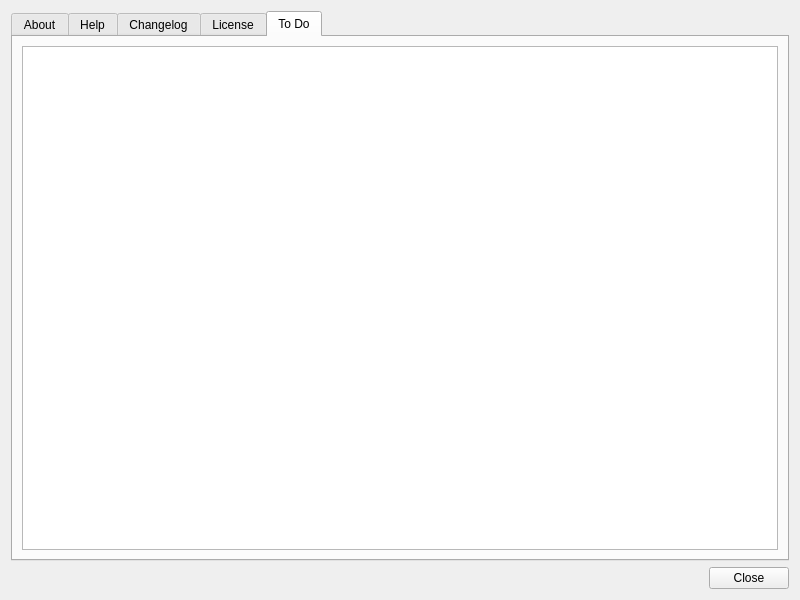
<?xml version="1.0" encoding="UTF-8"?>
<ui version="4.0">
 <class>DlgHelp</class>
 <widget class="QWidget" name="DlgHelp">
  <property name="geometry">
   <rect>
    <x>0</x>
    <y>0</y>
    <width>800</width>
    <height>600</height>
   </rect>
  </property>
  <property name="minimumSize">
   <size>
    <width>800</width>
    <height>600</height>
   </size>
  </property>
  <property name="windowTitle">
   <string>About TBI</string>
  </property>
  <layout class="QVBoxLayout" name="verticalLayout">
   <item>
    <widget class="QTabWidget" name="Tabs">
     <property name="currentIndex">
      <number>4</number>
     </property>
     <widget class="QWidget" name="TabAbout">
      <attribute name="title">
       <string>About</string>
      </attribute>
      <layout class="QVBoxLayout" name="verticalLayout_3">
       <item>
        <widget class="QPlainTextEdit" name="TextEditAbout">
         <property name="font">
          <font>
           <family>Consolas</family>
          </font>
         </property>
         <property name="plainText">
          <string/>
         </property>
        </widget>
       </item>
      </layout>
     </widget>
     <widget class="QWidget" name="TabHelp">
      <attribute name="title">
       <string>Help</string>
      </attribute>
      <layout class="QVBoxLayout" name="verticalLayout_6">
       <item>
        <widget class="QPlainTextEdit" name="TextEditHelp">
         <property name="font">
          <font>
           <family>Consolas</family>
          </font>
         </property>
        </widget>
       </item>
      </layout>
     </widget>
     <widget class="QWidget" name="TabChangelog">
      <attribute name="title">
       <string>Changelog</string>
      </attribute>
      <layout class="QVBoxLayout" name="verticalLayout_4">
       <item>
        <widget class="QPlainTextEdit" name="TextEditChangelog">
         <property name="font">
          <font>
           <family>Consolas</family>
          </font>
         </property>
        </widget>
       </item>
      </layout>
     </widget>
     <widget class="QWidget" name="TabLicense">
      <attribute name="title">
       <string>License</string>
      </attribute>
      <layout class="QVBoxLayout" name="verticalLayout_2">
       <item>
        <widget class="QPlainTextEdit" name="TextEditLicense">
         <property name="plainText">
          <string>                    GNU GENERAL PUBLIC LICENSE
                       Version 3, 29 June 2007

 Copyright (C) 2007 Free Software Foundation, Inc. &lt;https://fsf.org/&gt;
 Everyone is permitted to copy and distribute verbatim copies
 of this license document, but changing it is not allowed.

                            Preamble

  The GNU General Public License is a free, copyleft license for
software and other kinds of works.

  The licenses for most software and other practical works are designed
to take away your freedom to share and change the works.  By contrast,
the GNU General Public License is intended to guarantee your freedom to
share and change all versions of a program--to make sure it remains free
software for all its users.  We, the Free Software Foundation, use the
GNU General Public License for most of our software; it applies also to
any other work released this way by its authors.  You can apply it to
your programs, too.

  When we speak of free software, we are referring to freedom, not
price.  Our General Public Licenses are designed to make sure that you
have the freedom to distribute copies of free software (and charge for
them if you wish), that you receive source code or can get it if you
want it, that you can change the software or use pieces of it in new
free programs, and that you know you can do these things.

  To protect your rights, we need to prevent others from denying you
these rights or asking you to surrender the rights.  Therefore, you have
certain responsibilities if you distribute copies of the software, or if
you modify it: responsibilities to respect the freedom of others.

  For example, if you distribute copies of such a program, whether
gratis or for a fee, you must pass on to the recipients the same
freedoms that you received.  You must make sure that they, too, receive
or can get the source code.  And you must show them these terms so they
know their rights.

  Developers that use the GNU GPL protect your rights with two steps:
(1) assert copyright on the software, and (2) offer you this License
giving you legal permission to copy, distribute and/or modify it.

  For the developers' and authors' protection, the GPL clearly explains
that there is no warranty for this free software.  For both users' and
authors' sake, the GPL requires that modified versions be marked as
changed, so that their problems will not be attributed erroneously to
authors of previous versions.

  Some devices are designed to deny users access to install or run
modified versions of the software inside them, although the manufacturer
can do so.  This is fundamentally incompatible with the aim of
protecting users' freedom to change the software.  The systematic
pattern of such abuse occurs in the area of products for individuals to
use, which is precisely where it is most unacceptable.  Therefore, we
have designed this version of the GPL to prohibit the practice for those
products.  If such problems arise substantially in other domains, we
stand ready to extend this provision to those domains in future versions
of the GPL, as needed to protect the freedom of users.

  Finally, every program is threatened constantly by software patents.
States should not allow patents to restrict development and use of
software on general-purpose computers, but in those that do, we wish to
avoid the special danger that patents applied to a free program could
make it effectively proprietary.  To prevent this, the GPL assures that
patents cannot be used to render the program non-free.

  The precise terms and conditions for copying, distribution and
modification follow.

                       TERMS AND CONDITIONS

  0. Definitions.

  &quot;This License&quot; refers to version 3 of the GNU General Public License.

  &quot;Copyright&quot; also means copyright-like laws that apply to other kinds of
works, such as semiconductor masks.

  &quot;The Program&quot; refers to any copyrightable work licensed under this
License.  Each licensee is addressed as &quot;you&quot;.  &quot;Licensees&quot; and
&quot;recipients&quot; may be individuals or organizations.

  To &quot;modify&quot; a work means to copy from or adapt all or part of the work
in a fashion requiring copyright permission, other than the making of an
exact copy.  The resulting work is called a &quot;modified version&quot; of the
earlier work or a work &quot;based on&quot; the earlier work.

  A &quot;covered work&quot; means either the unmodified Program or a work based
on the Program.

  To &quot;propagate&quot; a work means to do anything with it that, without
permission, would make you directly or secondarily liable for
infringement under applicable copyright law, except executing it on a
computer or modifying a private copy.  Propagation includes copying,
distribution (with or without modification), making available to the
public, and in some countries other activities as well.

  To &quot;convey&quot; a work means any kind of propagation that enables other
parties to make or receive copies.  Mere interaction with a user through
a computer network, with no transfer of a copy, is not conveying.

  An interactive user interface displays &quot;Appropriate Legal Notices&quot;
to the extent that it includes a convenient and prominently visible
feature that (1) displays an appropriate copyright notice, and (2)
tells the user that there is no warranty for the work (except to the
extent that warranties are provided), that licensees may convey the
work under this License, and how to view a copy of this License.  If
the interface presents a list of user commands or options, such as a
menu, a prominent item in the list meets this criterion.

  1. Source Code.

  The &quot;source code&quot; for a work means the preferred form of the work
for making modifications to it.  &quot;Object code&quot; means any non-source
form of a work.

  A &quot;Standard Interface&quot; means an interface that either is an official
standard defined by a recognized standards body, or, in the case of
interfaces specified for a particular programming language, one that
is widely used among developers working in that language.

  The &quot;System Libraries&quot; of an executable work include anything, other
than the work as a whole, that (a) is included in the normal form of
packaging a Major Component, but which is not part of that Major
Component, and (b) serves only to enable use of the work with that
Major Component, or to implement a Standard Interface for which an
implementation is available to the public in source code form.  A
&quot;Major Component&quot;, in this context, means a major essential component
(kernel, window system, and so on) of the specific operating system
(if any) on which the executable work runs, or a compiler used to
produce the work, or an object code interpreter used to run it.

  The &quot;Corresponding Source&quot; for a work in object code form means all
the source code needed to generate, install, and (for an executable
work) run the object code and to modify the work, including scripts to
control those activities.  However, it does not include the work's
System Libraries, or general-purpose tools or generally available free
programs which are used unmodified in performing those activities but
which are not part of the work.  For example, Corresponding Source
includes interface definition files associated with source files for
the work, and the source code for shared libraries and dynamically
linked subprograms that the work is specifically designed to require,
such as by intimate data communication or control flow between those
subprograms and other parts of the work.

  The Corresponding Source need not include anything that users
can regenerate automatically from other parts of the Corresponding
Source.

  The Corresponding Source for a work in source code form is that
same work.

  2. Basic Permissions.

  All rights granted under this License are granted for the term of
copyright on the Program, and are irrevocable provided the stated
conditions are met.  This License explicitly affirms your unlimited
permission to run the unmodified Program.  The output from running a
covered work is covered by this License only if the output, given its
content, constitutes a covered work.  This License acknowledges your
rights of fair use or other equivalent, as provided by copyright law.

  You may make, run and propagate covered works that you do not
convey, without conditions so long as your license otherwise remains
in force.  You may convey covered works to others for the sole purpose
of having them make modifications exclusively for you, or provide you
with facilities for running those works, provided that you comply with
the terms of this License in conveying all material for which you do
not control copyright.  Those thus making or running the covered works
for you must do so exclusively on your behalf, under your direction
and control, on terms that prohibit them from making any copies of
your copyrighted material outside their relationship with you.

  Conveying under any other circumstances is permitted solely under
the conditions stated below.  Sublicensing is not allowed; section 10
makes it unnecessary.

  3. Protecting Users' Legal Rights From Anti-Circumvention Law.

  No covered work shall be deemed part of an effective technological
measure under any applicable law fulfilling obligations under article
11 of the WIPO copyright treaty adopted on 20 December 1996, or
similar laws prohibiting or restricting circumvention of such
measures.

  When you convey a covered work, you waive any legal power to forbid
circumvention of technological measures to the extent such circumvention
is effected by exercising rights under this License with respect to
the covered work, and you disclaim any intention to limit operation or
modification of the work as a means of enforcing, against the work's
users, your or third parties' legal rights to forbid circumvention of
technological measures.

  4. Conveying Verbatim Copies.

  You may convey verbatim copies of the Program's source code as you
receive it, in any medium, provided that you conspicuously and
appropriately publish on each copy an appropriate copyright notice;
keep intact all notices stating that this License and any
non-permissive terms added in accord with section 7 apply to the code;
keep intact all notices of the absence of any warranty; and give all
recipients a copy of this License along with the Program.

  You may charge any price or no price for each copy that you convey,
and you may offer support or warranty protection for a fee.

  5. Conveying Modified Source Versions.

  You may convey a work based on the Program, or the modifications to
produce it from the Program, in the form of source code under the
terms of section 4, provided that you also meet all of these conditions:

    a) The work must carry prominent notices stating that you modified
    it, and giving a relevant date.

    b) The work must carry prominent notices stating that it is
    released under this License and any conditions added under section
    7.  This requirement modifies the requirement in section 4 to
    &quot;keep intact all notices&quot;.

    c) You must license the entire work, as a whole, under this
    License to anyone who comes into possession of a copy.  This
    License will therefore apply, along with any applicable section 7
    additional terms, to the whole of the work, and all its parts,
    regardless of how they are packaged.  This License gives no
    permission to license the work in any other way, but it does not
    invalidate such permission if you have separately received it.

    d) If the work has interactive user interfaces, each must display
    Appropriate Legal Notices; however, if the Program has interactive
    interfaces that do not display Appropriate Legal Notices, your
    work need not make them do so.

  A compilation of a covered work with other separate and independent
works, which are not by their nature extensions of the covered work,
and which are not combined with it such as to form a larger program,
in or on a volume of a storage or distribution medium, is called an
&quot;aggregate&quot; if the compilation and its resulting copyright are not
used to limit the access or legal rights of the compilation's users
beyond what the individual works permit.  Inclusion of a covered work
in an aggregate does not cause this License to apply to the other
parts of the aggregate.

  6. Conveying Non-Source Forms.

  You may convey a covered work in object code form under the terms
of sections 4 and 5, provided that you also convey the
machine-readable Corresponding Source under the terms of this License,
in one of these ways:

    a) Convey the object code in, or embodied in, a physical product
    (including a physical distribution medium), accompanied by the
    Corresponding Source fixed on a durable physical medium
    customarily used for software interchange.

    b) Convey the object code in, or embodied in, a physical product
    (including a physical distribution medium), accompanied by a
    written offer, valid for at least three years and valid for as
    long as you offer spare parts or customer support for that product
    model, to give anyone who possesses the object code either (1) a
    copy of the Corresponding Source for all the software in the
    product that is covered by this License, on a durable physical
    medium customarily used for software interchange, for a price no
    more than your reasonable cost of physically performing this
    conveying of source, or (2) access to copy the
    Corresponding Source from a network server at no charge.

    c) Convey individual copies of the object code with a copy of the
    written offer to provide the Corresponding Source.  This
    alternative is allowed only occasionally and noncommercially, and
    only if you received the object code with such an offer, in accord
    with subsection 6b.

    d) Convey the object code by offering access from a designated
    place (gratis or for a charge), and offer equivalent access to the
    Corresponding Source in the same way through the same place at no
    further charge.  You need not require recipients to copy the
    Corresponding Source along with the object code.  If the place to
    copy the object code is a network server, the Corresponding Source
    may be on a different server (operated by you or a third party)
    that supports equivalent copying facilities, provided you maintain
    clear directions next to the object code saying where to find the
    Corresponding Source.  Regardless of what server hosts the
    Corresponding Source, you remain obligated to ensure that it is
    available for as long as needed to satisfy these requirements.

    e) Convey the object code using peer-to-peer transmission, provided
    you inform other peers where the object code and Corresponding
    Source of the work are being offered to the general public at no
    charge under subsection 6d.

  A separable portion of the object code, whose source code is excluded
from the Corresponding Source as a System Library, need not be
included in conveying the object code work.

  A &quot;User Product&quot; is either (1) a &quot;consumer product&quot;, which means any
tangible personal property which is normally used for personal, family,
or household purposes, or (2) anything designed or sold for incorporation
into a dwelling.  In determining whether a product is a consumer product,
doubtful cases shall be resolved in favor of coverage.  For a particular
product received by a particular user, &quot;normally used&quot; refers to a
typical or common use of that class of product, regardless of the status
of the particular user or of the way in which the particular user
actually uses, or expects or is expected to use, the product.  A product
is a consumer product regardless of whether the product has substantial
commercial, industrial or non-consumer uses, unless such uses represent
the only significant mode of use of the product.

  &quot;Installation Information&quot; for a User Product means any methods,
procedures, authorization keys, or other information required to install
and execute modified versions of a covered work in that User Product from
a modified version of its Corresponding Source.  The information must
suffice to ensure that the continued functioning of the modified object
code is in no case prevented or interfered with solely because
modification has been made.

  If you convey an object code work under this section in, or with, or
specifically for use in, a User Product, and the conveying occurs as
part of a transaction in which the right of possession and use of the
User Product is transferred to the recipient in perpetuity or for a
fixed term (regardless of how the transaction is characterized), the
Corresponding Source conveyed under this section must be accompanied
by the Installation Information.  But this requirement does not apply
if neither you nor any third party retains the ability to install
modified object code on the User Product (for example, the work has
been installed in ROM).

  The requirement to provide Installation Information does not include a
requirement to continue to provide support service, warranty, or updates
for a work that has been modified or installed by the recipient, or for
the User Product in which it has been modified or installed.  Access to a
network may be denied when the modification itself materially and
adversely affects the operation of the network or violates the rules and
protocols for communication across the network.

  Corresponding Source conveyed, and Installation Information provided,
in accord with this section must be in a format that is publicly
documented (and with an implementation available to the public in
source code form), and must require no special password or key for
unpacking, reading or copying.

  7. Additional Terms.

  &quot;Additional permissions&quot; are terms that supplement the terms of this
License by making exceptions from one or more of its conditions.
Additional permissions that are applicable to the entire Program shall
be treated as though they were included in this License, to the extent
that they are valid under applicable law.  If additional permissions
apply only to part of the Program, that part may be used separately
under those permissions, but the entire Program remains governed by
this License without regard to the additional permissions.

  When you convey a copy of a covered work, you may at your option
remove any additional permissions from that copy, or from any part of
it.  (Additional permissions may be written to require their own
removal in certain cases when you modify the work.)  You may place
additional permissions on material, added by you to a covered work,
for which you have or can give appropriate copyright permission.

  Notwithstanding any other provision of this License, for material you
add to a covered work, you may (if authorized by the copyright holders of
that material) supplement the terms of this License with terms:

    a) Disclaiming warranty or limiting liability differently from the
    terms of sections 15 and 16 of this License; or

    b) Requiring preservation of specified reasonable legal notices or
    author attributions in that material or in the Appropriate Legal
    Notices displayed by works containing it; or

    c) Prohibiting misrepresentation of the origin of that material, or
    requiring that modified versions of such material be marked in
    reasonable ways as different from the original version; or

    d) Limiting the use for publicity purposes of names of licensors or
    authors of the material; or

    e) Declining to grant rights under trademark law for use of some
    trade names, trademarks, or service marks; or

    f) Requiring indemnification of licensors and authors of that
    material by anyone who conveys the material (or modified versions of
    it) with contractual assumptions of liability to the recipient, for
    any liability that these contractual assumptions directly impose on
    those licensors and authors.

  All other non-permissive additional terms are considered &quot;further
restrictions&quot; within the meaning of section 10.  If the Program as you
received it, or any part of it, contains a notice stating that it is
governed by this License along with a term that is a further
restriction, you may remove that term.  If a license document contains
a further restriction but permits relicensing or conveying under this
License, you may add to a covered work material governed by the terms
of that license document, provided that the further restriction does
not survive such relicensing or conveying.

  If you add terms to a covered work in accord with this section, you
must place, in the relevant source files, a statement of the
additional terms that apply to those files, or a notice indicating
where to find the applicable terms.

  Additional terms, permissive or non-permissive, may be stated in the
form of a separately written license, or stated as exceptions;
the above requirements apply either way.

  8. Termination.

  You may not propagate or modify a covered work except as expressly
provided under this License.  Any attempt otherwise to propagate or
modify it is void, and will automatically terminate your rights under
this License (including any patent licenses granted under the third
paragraph of section 11).

  However, if you cease all violation of this License, then your
license from a particular copyright holder is reinstated (a)
provisionally, unless and until the copyright holder explicitly and
finally terminates your license, and (b) permanently, if the copyright
holder fails to notify you of the violation by some reasonable means
prior to 60 days after the cessation.

  Moreover, your license from a particular copyright holder is
reinstated permanently if the copyright holder notifies you of the
violation by some reasonable means, this is the first time you have
received notice of violation of this License (for any work) from that
copyright holder, and you cure the violation prior to 30 days after
your receipt of the notice.

  Termination of your rights under this section does not terminate the
licenses of parties who have received copies or rights from you under
this License.  If your rights have been terminated and not permanently
reinstated, you do not qualify to receive new licenses for the same
material under section 10.

  9. Acceptance Not Required for Having Copies.

  You are not required to accept this License in order to receive or
run a copy of the Program.  Ancillary propagation of a covered work
occurring solely as a consequence of using peer-to-peer transmission
to receive a copy likewise does not require acceptance.  However,
nothing other than this License grants you permission to propagate or
modify any covered work.  These actions infringe copyright if you do
not accept this License.  Therefore, by modifying or propagating a
covered work, you indicate your acceptance of this License to do so.

  10. Automatic Licensing of Downstream Recipients.

  Each time you convey a covered work, the recipient automatically
receives a license from the original licensors, to run, modify and
propagate that work, subject to this License.  You are not responsible
for enforcing compliance by third parties with this License.

  An &quot;entity transaction&quot; is a transaction transferring control of an
organization, or substantially all assets of one, or subdividing an
organization, or merging organizations.  If propagation of a covered
work results from an entity transaction, each party to that
transaction who receives a copy of the work also receives whatever
licenses to the work the party's predecessor in interest had or could
give under the previous paragraph, plus a right to possession of the
Corresponding Source of the work from the predecessor in interest, if
the predecessor has it or can get it with reasonable efforts.

  You may not impose any further restrictions on the exercise of the
rights granted or affirmed under this License.  For example, you may
not impose a license fee, royalty, or other charge for exercise of
rights granted under this License, and you may not initiate litigation
(including a cross-claim or counterclaim in a lawsuit) alleging that
any patent claim is infringed by making, using, selling, offering for
sale, or importing the Program or any portion of it.

  11. Patents.

  A &quot;contributor&quot; is a copyright holder who authorizes use under this
License of the Program or a work on which the Program is based.  The
work thus licensed is called the contributor's &quot;contributor version&quot;.

  A contributor's &quot;essential patent claims&quot; are all patent claims
owned or controlled by the contributor, whether already acquired or
hereafter acquired, that would be infringed by some manner, permitted
by this License, of making, using, or selling its contributor version,
but do not include claims that would be infringed only as a
consequence of further modification of the contributor version.  For
purposes of this definition, &quot;control&quot; includes the right to grant
patent sublicenses in a manner consistent with the requirements of
this License.

  Each contributor grants you a non-exclusive, worldwide, royalty-free
patent license under the contributor's essential patent claims, to
make, use, sell, offer for sale, import and otherwise run, modify and
propagate the contents of its contributor version.

  In the following three paragraphs, a &quot;patent license&quot; is any express
agreement or commitment, however denominated, not to enforce a patent
(such as an express permission to practice a patent or covenant not to
sue for patent infringement).  To &quot;grant&quot; such a patent license to a
party means to make such an agreement or commitment not to enforce a
patent against the party.

  If you convey a covered work, knowingly relying on a patent license,
and the Corresponding Source of the work is not available for anyone
to copy, free of charge and under the terms of this License, through a
publicly available network server or other readily accessible means,
then you must either (1) cause the Corresponding Source to be so
available, or (2) arrange to deprive yourself of the benefit of the
patent license for this particular work, or (3) arrange, in a manner
consistent with the requirements of this License, to extend the patent
license to downstream recipients.  &quot;Knowingly relying&quot; means you have
actual knowledge that, but for the patent license, your conveying the
covered work in a country, or your recipient's use of the covered work
in a country, would infringe one or more identifiable patents in that
country that you have reason to believe are valid.

  If, pursuant to or in connection with a single transaction or
arrangement, you convey, or propagate by procuring conveyance of, a
covered work, and grant a patent license to some of the parties
receiving the covered work authorizing them to use, propagate, modify
or convey a specific copy of the covered work, then the patent license
you grant is automatically extended to all recipients of the covered
work and works based on it.

  A patent license is &quot;discriminatory&quot; if it does not include within
the scope of its coverage, prohibits the exercise of, or is
conditioned on the non-exercise of one or more of the rights that are
specifically granted under this License.  You may not convey a covered
work if you are a party to an arrangement with a third party that is
in the business of distributing software, under which you make payment
to the third party based on the extent of your activity of conveying
the work, and under which the third party grants, to any of the
parties who would receive the covered work from you, a discriminatory
patent license (a) in connection with copies of the covered work
conveyed by you (or copies made from those copies), or (b) primarily
for and in connection with specific products or compilations that
contain the covered work, unless you entered into that arrangement,
or that patent license was granted, prior to 28 March 2007.

  Nothing in this License shall be construed as excluding or limiting
any implied license or other defenses to infringement that may
otherwise be available to you under applicable patent law.

  12. No Surrender of Others' Freedom.

  If conditions are imposed on you (whether by court order, agreement or
otherwise) that contradict the conditions of this License, they do not
excuse you from the conditions of this License.  If you cannot convey a
covered work so as to satisfy simultaneously your obligations under this
License and any other pertinent obligations, then as a consequence you may
not convey it at all.  For example, if you agree to terms that obligate you
to collect a royalty for further conveying from those to whom you convey
the Program, the only way you could satisfy both those terms and this
License would be to refrain entirely from conveying the Program.

  13. Use with the GNU Affero General Public License.

  Notwithstanding any other provision of this License, you have
permission to link or combine any covered work with a work licensed
under version 3 of the GNU Affero General Public License into a single
combined work, and to convey the resulting work.  The terms of this
License will continue to apply to the part which is the covered work,
but the special requirements of the GNU Affero General Public License,
section 13, concerning interaction through a network will apply to the
combination as such.

  14. Revised Versions of this License.

  The Free Software Foundation may publish revised and/or new versions of
the GNU General Public License from time to time.  Such new versions will
be similar in spirit to the present version, but may differ in detail to
address new problems or concerns.

  Each version is given a distinguishing version number.  If the
Program specifies that a certain numbered version of the GNU General
Public License &quot;or any later version&quot; applies to it, you have the
option of following the terms and conditions either of that numbered
version or of any later version published by the Free Software
Foundation.  If the Program does not specify a version number of the
GNU General Public License, you may choose any version ever published
by the Free Software Foundation.

  If the Program specifies that a proxy can decide which future
versions of the GNU General Public License can be used, that proxy's
public statement of acceptance of a version permanently authorizes you
to choose that version for the Program.

  Later license versions may give you additional or different
permissions.  However, no additional obligations are imposed on any
author or copyright holder as a result of your choosing to follow a
later version.

  15. Disclaimer of Warranty.

  THERE IS NO WARRANTY FOR THE PROGRAM, TO THE EXTENT PERMITTED BY
APPLICABLE LAW.  EXCEPT WHEN OTHERWISE STATED IN WRITING THE COPYRIGHT
HOLDERS AND/OR OTHER PARTIES PROVIDE THE PROGRAM &quot;AS IS&quot; WITHOUT WARRANTY
OF ANY KIND, EITHER EXPRESSED OR IMPLIED, INCLUDING, BUT NOT LIMITED TO,
THE IMPLIED WARRANTIES OF MERCHANTABILITY AND FITNESS FOR A PARTICULAR
PURPOSE.  THE ENTIRE RISK AS TO THE QUALITY AND PERFORMANCE OF THE PROGRAM
IS WITH YOU.  SHOULD THE PROGRAM PROVE DEFECTIVE, YOU ASSUME THE COST OF
ALL NECESSARY SERVICING, REPAIR OR CORRECTION.

  16. Limitation of Liability.

  IN NO EVENT UNLESS REQUIRED BY APPLICABLE LAW OR AGREED TO IN WRITING
WILL ANY COPYRIGHT HOLDER, OR ANY OTHER PARTY WHO MODIFIES AND/OR CONVEYS
THE PROGRAM AS PERMITTED ABOVE, BE LIABLE TO YOU FOR DAMAGES, INCLUDING ANY
GENERAL, SPECIAL, INCIDENTAL OR CONSEQUENTIAL DAMAGES ARISING OUT OF THE
USE OR INABILITY TO USE THE PROGRAM (INCLUDING BUT NOT LIMITED TO LOSS OF
DATA OR DATA BEING RENDERED INACCURATE OR LOSSES SUSTAINED BY YOU OR THIRD
PARTIES OR A FAILURE OF THE PROGRAM TO OPERATE WITH ANY OTHER PROGRAMS),
EVEN IF SUCH HOLDER OR OTHER PARTY HAS BEEN ADVISED OF THE POSSIBILITY OF
SUCH DAMAGES.

  17. Interpretation of Sections 15 and 16.

  If the disclaimer of warranty and limitation of liability provided
above cannot be given local legal effect according to their terms,
reviewing courts shall apply local law that most closely approximates
an absolute waiver of all civil liability in connection with the
Program, unless a warranty or assumption of liability accompanies a
copy of the Program in return for a fee.

                     END OF TERMS AND CONDITIONS</string>
         </property>
        </widget>
       </item>
      </layout>
     </widget>
     <widget class="QWidget" name="TabToDo">
      <attribute name="title">
       <string>To Do</string>
      </attribute>
      <layout class="QVBoxLayout" name="verticalLayout_5">
       <item>
        <widget class="QPlainTextEdit" name="TextEditToDo">
         <property name="font">
          <font>
           <family>Consolas</family>
          </font>
         </property>
        </widget>
       </item>
      </layout>
     </widget>
    </widget>
   </item>
   <item>
    <layout class="QHBoxLayout" name="HLayoutButton">
     <item>
      <spacer name="HSpacerButton">
       <property name="orientation">
        <enum>Qt::Horizontal</enum>
       </property>
       <property name="sizeHint" stdset="0">
        <size>
         <width>40</width>
         <height>20</height>
        </size>
       </property>
      </spacer>
     </item>
     <item>
      <widget class="QPushButton" name="ButtonClose">
       <property name="text">
        <string>Close</string>
       </property>
      </widget>
     </item>
    </layout>
   </item>
  </layout>
 </widget>
 <resources/>
 <connections/>
</ui>
